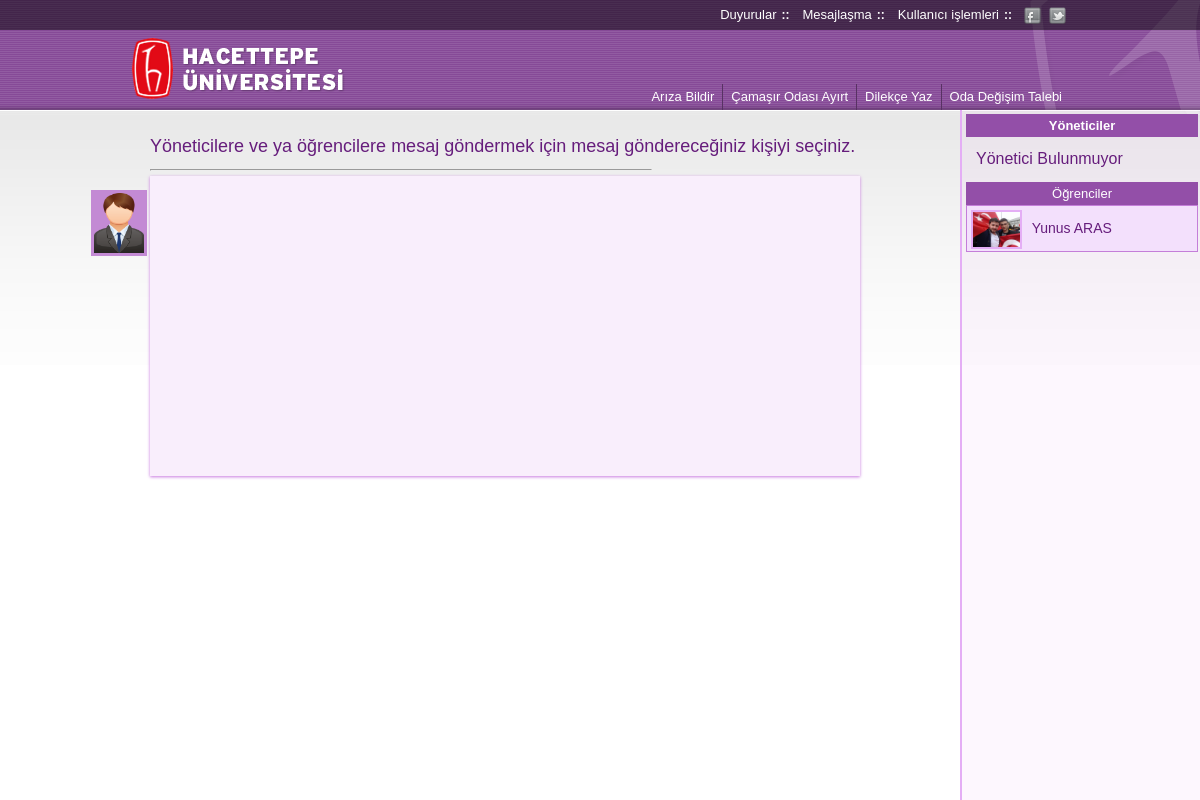
The app's page /mesajlasma.php (signed in) with its own data.
### tables this page shows
CREATE TABLE IF NOT EXISTS `users` (
  `adsoyad` varchar(60) NOT NULL,
  `numara` int(8) NOT NULL,
  `sifre` varchar(15) NOT NULL,
  `eposta` varchar(40) NOT NULL,
  `telefon` varchar(15) NOT NULL,
  `blok` varchar(6) NOT NULL,
  `kat` int(1) NOT NULL,
  `oda` int(2) NOT NULL,
  `cinsiyet` varchar(5) NOT NULL,
  `fotograf` varchar(120) NOT NULL,
  `hakkinda` varchar(500) DEFAULT NULL,
  `konum` varchar(8) NOT NULL,
  PRIMARY KEY (`numara`)
);

### mesajlasma.php (the view, shortened to what this page needs)
<?php include 'inc/head.php';?>
<body>
    <?php include 'inc/banner-menu-kullanici.php'; ?>
    <div class="wrpMesaj">
        <div class="yoneticiProfile">
            <?php
                $sql    = "SELECT * FROM users WHERE konum='yonetici' AND numara!=".$_SESSION["userData"]["numara"];
                $query  = mysql_query($sql);
                if(mysql_num_rows($query) > 0){
                    while($user =  mysql_fetch_assoc($query)) {
                        $comeCount = 0;
                        $sqlComing = "SELECT * FROM mesajlasma WHERE (gonderenNo='".$_SESSION["userData"]["numara"]."' AND alanNo='$user[numara]') OR (gonderenNo='$user[numara]' AND alanNo='".$_SESSION["userData"]["numara"]."')";
                        $query  = mysql_query($sqlComing);
                        while ($mesaj = mysql_fetch_assoc($query)) {
                            if($mesaj["gonderenNo"] == $_SESSION["userData"]["numara"]){
                                $comeCount = 0;
                            }
                            if($mesaj["alanNo"] == $_SESSION["userData"]["numara"]){
                                $comeCount++;
                            }
                        }
                        $comeCount > 0 ? $msjIncoming = "<div class='msgIncoming'>$comeCount</div>" : $msjIncoming = "";
                        echo "<div data-id='$user[numara]' class='mesajProfil'>
                                <img src='$user[fotograf]' alt='Profil resmi'/>
                                <span>$user[adsoyad]</span>
                                $msjIncoming
                            </div>";
                    }
                }else{
                    echo "<h2 style='margin-left:10px' class='h2Tag'>Yönetici Bulunmuyor</h2>";
                }
            ?>
        </div>
        <div class="ogrenciProfile">
            <?php
                $msjIncoming = "<div class='msgIncoming'>12</div>";
                $sql    = "SELECT * FROM users WHERE konum='ogrenci' AND numara!=".$_SESSION["userData"]["numara"];
                $query  = mysql_query($sql);
                if(mysql_num_rows($query) > 0){
                    while($user =  mysql_fetch_assoc($query)) {
                        $comeCount = 0;
                        $sqlComing = "SELECT * FROM mesajlasma WHERE (gonderenNo='".$_SESSION["userData"]["numara"]."' AND alanNo='$user[numara]') OR (gonderenNo='$user[numara]' AND alanNo='".$_SESSION["userData"]["numara"]."')";
                        $query  = mysql_query($sqlComing);
                        $comeCount > 0 ? $msjIncoming = "<div class='msgIncoming'>$comeCount</div>" : $msjIncoming = "";
                        echo "<div data-id='$user[numara]' class='mesajProfil'>
                                <img src='$user[fotograf]' alt='Profil resmi'/>
                                <span>$user[adsoyad]</span>
                                $msjIncoming
                            </div>";
                    }
                }else{
                    echo "<h2 style='margin-left:10px' class='h2Tag'>Öğrenci Bulunmuyor</h2>";
                }
            ?>
        </div>
    </div>
    <div class="kapsul">
        <h1 class="h1Tag">Yöneticilere ve ya öğrencilere mesaj göndermek için mesaj göndereceğiniz kişiyi seçiniz.</h1>
        <hr class="cetvel" />
        <form class="uyelikFormu" name="frmMesaj" id="frmMesaj" action="mesajlasma.php" method="POST">
            <img id="ogrencinumarasi" data-id="<?php echo $_SESSION['userData']['numara']?>" src="<?php echo $_SESSION['userData']['fotograf']?>" class="profileMe" />
            <div class="mesajGorWrp"></div>
        </form>
    </div>
</body>
</html>

### css/style.css (style rules this page uses)
html { font-family: Arial, Helvetica, sans-serif; }
body { position: relative; background: url(../images/bg_grad.png) repeat-x; margin: 0; padding: 0; font-family: Arial, Helvetica, sans-serif; -webkit-touch-callout: none; -webkit-user-select: none; -khtml-user-select: none; -moz-user-select: none; -ms-user-select: none; user-select: none; }
.kapsul { position: relative; margin: 0 auto; padding: 14px; width: 900px; top: 30px; background-color: transparent; -webkit-touch-callout: none; -webkit-user-select: none; -khtml-user-select: none; -moz-user-select: none; -ms-user-select: none; user-select: none; }
.h1Tag { color:#661d7c; font-family: Arial, Helvetica, sans-serif; font-size: 18px; font-weight: normal; }
.h2Tag { color:#661d7c; font-family: Arial, Helvetica, sans-serif; font-size: 16px; font-weight: normal; }
.cetvel { width: 500px; top: 0; margin: 0 400px 5px 0; padding: 0; color: #864A97; }
div.wrpMesaj { position: fixed; width: 230px; height: 520px; top: 110px; right: 0px; background-color: #F3E0FC; background-color: rgba(228, 174, 245, 0.1); margin: 0; padding: 0; border-left: #e4aef5 2px solid; padding: 4px; overflow: auto; }
div.wrpMesaj div.yoneticiProfile:before,div.wrpMesaj div.ogrenciProfile:before { content: "Yöneticiler"; font-size: 13px; background-color: #934fa8; text-align: center; width: 100%; display: inline-block; *display:inline; *zoom: 1; color: #fff; margin: 0; padding: 3px 0px; border: 1px solid #934fa8; }
div.wrpMesaj div.ogrenciProfile:before { content: "Öğrenciler"; }
div.wrpMesaj div.yoneticiProfile { margin-bottom: 10px; font-weight: bold; }
div.wrpMesaj div.mesajProfil { position: relative; width: 100%; height: 45px; overflow: hidden; line-height: 45px; background-color: #F3E0FC; border: #c47ed9 1px solid; border-top: none; font-size: 14px; cursor: pointer; color: #661d7c; font-size: 14px; }
div.wrpMesaj div.yoneticiProfile .mesajProfil:first-child, div.wrpMesaj div.ogrenciProfile .mesajProfil:first-child { border-top: #c47ed9 1px solid; }
div.wrpMesaj div.mesajProfil img { height: 35px; float: left; border: #e4aef5 2px solid; background-color: #e4aef5; margin: 4px; max-width: 60px; min-width: 35px; margin-right: 10px; }
div.mesajGorWrp { position: relative; width: 690px; background-color: #F9EEFC; padding: 10px; height: 280px; overflow: hidden; overflow-y: auto; -webkit-box-shadow: 0px 1px 3px #c879e0; -moz-box-shadow: 0px 1px 3px #c879e0; box-shadow: 0px 1px 3px #c879e0; }
img.profileMe, img.profileYou { width: 50px; max-height: 60px; position: absolute; top: 80px; background-color: #c38ad4; display: inline-block; *display:inline; *zoom: 1; padding: 3px; }
img.profileMe { left: -45px; }

### records on screen
users: fotograf (picture), adsoyad "Yunus ARAS"
